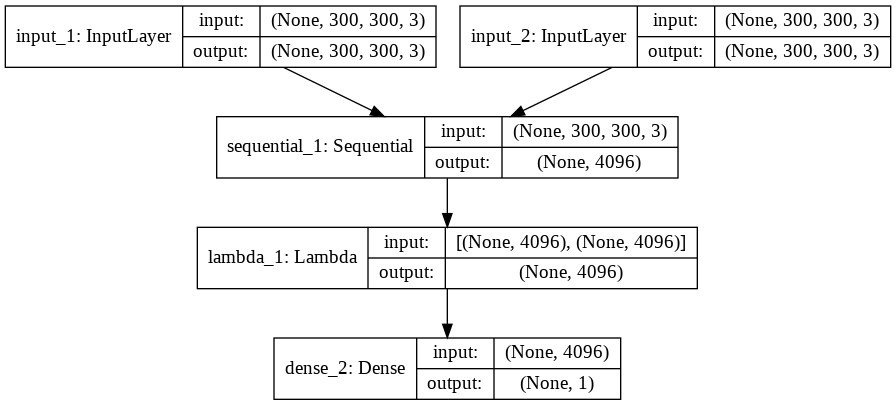
#> input picture model.png, 896 x 405 px, given as the content of the folder data/images, which was not available
$ jupyter execute --allow-errors data_preprocessing.ipynb   (text cells are left out)
#> lines starting #> are read from the running program, lines starting #| are printed output that depends on the picture; pictures that were not available may be replaced by others from this repository, and a replacement may not be noted
[cell 1]
import glob
import os
import skimage
import skimage.io as io
import numpy as np
import datetime

[cell 2]
os.chdir('data/images')

[cell 3]
from shutil import copyfile

[cell 4]
for i in range(1,13):
    source_file = os.path.join('raw', str(i) + '.png')
    dest_file = os.path.join(str(i), 'sample.png')
    copyfile(src=source_file, dst=dest_file)
#> in apply_resizing, curr_img is the input picture: shape (405, 896, 3); min 0, max 255, mean 241.8

[cell 5]
def resize_and_pad_img(img):
    img_dims = img.shape
#> img_dims = (405, 896, 3)
    if img_dims[0] > img_dims[1]:
        diff = img_dims[0] - img_dims[1]
        pad_width = diff // 2
        img_padded = skimage.util.pad(img, [(0,0), (pad_width, pad_width), (0,0)], mode='constant', constant_values=255)

    elif img_dims[0] < img_dims[1]:
        diff = img_dims[1] - img_dims[0]
#> diff = 491
        pad_width = diff // 2
#> pad_width = 245
        img_padded = skimage.util.pad(img, [(pad_width, pad_width), (0,0), (0,0)], mode='constant', constant_values=255)
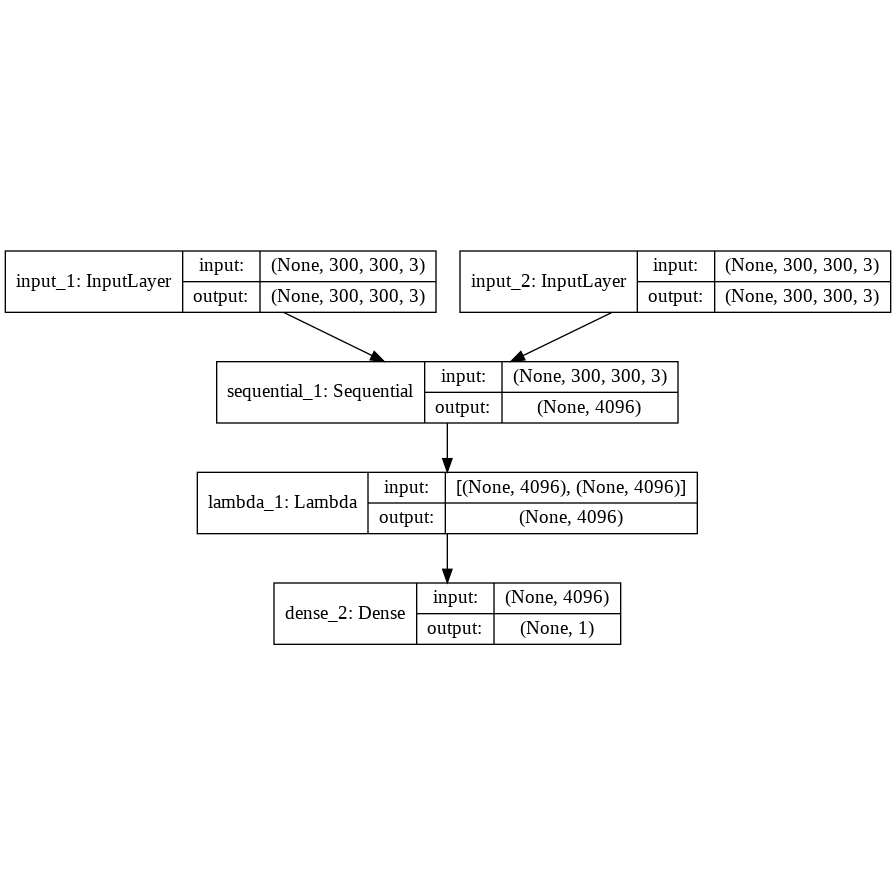
#> img_padded: shape (895, 896, 3); min 0, max 255, mean 249

    else:
        img_padded = img

    return skimage.transform.resize(img_padded, (300,300,3))
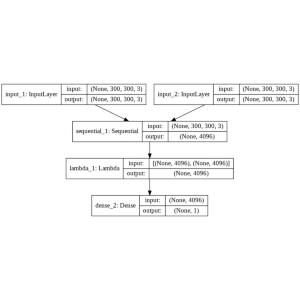
#> returned value: shape (300, 300, 3) float64; min 0.000842, max 1, mean 0.977

[cell 6]
def apply_resizing(subdir):
    img_names = glob.glob(os.path.join(subdir, '*.png'))
    for img_name in img_names:
        curr_img = io.imread(img_name)
        resized_img = resize_and_pad_img(curr_img)
        io.imsave(os.path.join(img_name), resized_img)

#> (a cell that did not finish here is left out)

[cell 8]
def apply_transforms(subdir, curr_comb):
#> called with subdir = '1', curr_comb = ('noise',)
    img_path = os.path.join(subdir, 'sample.png')
    img = io.imread(img_path)

    if 'noise' in curr_comb:
        img = skimage.util.random_noise(img)
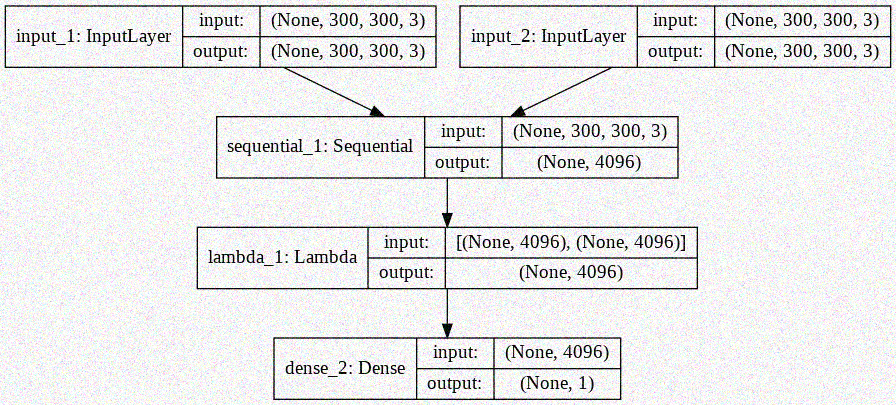
#> img: shape (405, 896, 3) float64; mean R, G, B 0.912, 0.912, 0.912

    if 'l_rotate' in curr_comb:
        img = skimage.transform.rotate(img, angle=-30, mode='constant', cval=1)

    if 'r_rotate' in curr_comb:
        img = skimage.transform.rotate(img, angle=30, mode='constant', cval=1)

    if 'l_crop' in curr_comb:
        img = skimage.util.crop(img, [(0,50), (0,0), (0,0)])
        img = skimage.transform.resize(img, (300, 300), anti_aliasing=True)

    if 'r_crop' in curr_comb:
        img = skimage.util.crop(img, [(5,0), (0,0), (0,0)])
        img = skimage.transform.resize(img, (300, 300), anti_aliasing=True)

    io.imsave(os.path.join(subdir, datetime.datetime.strftime(datetime.datetime.now(), '%M%S%f.png')), img)

[cell 9]
operations = ['noise', 'l_rotate', 'r_rotate', 'l_crop', 'r_crop']

[cell 10]
from itertools import combinations

#> (a cell that did not finish here is left out)

[cell 12]
for i in range(1,13):
    filenames = glob.glob(os.path.join(str(i), '*.png'))
    for file in filenames:
        os.remove(file)
